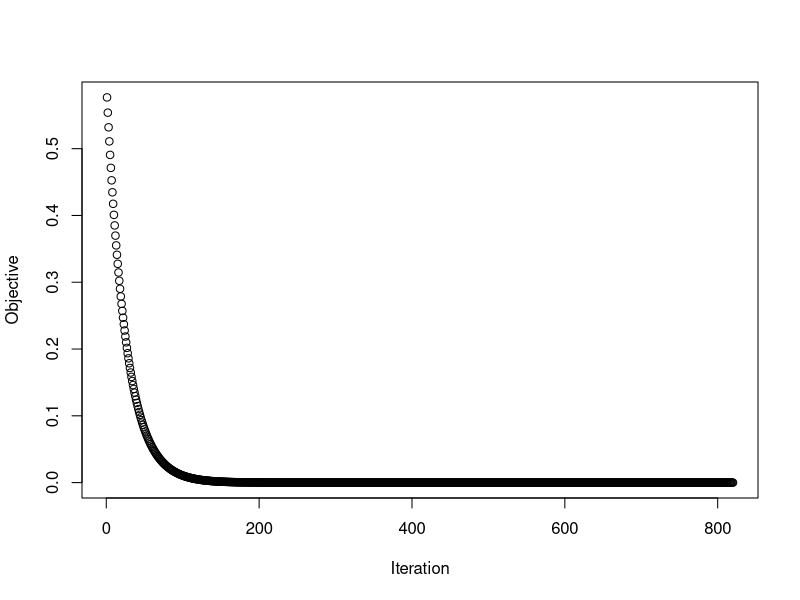

This chart was generated by the following R code:
## ---- chunk 1
knitr::opts_chunk$set(echo = TRUE)
## ---- chunk 2
x0 <- runif(1,0,1)
T <- 1000
t <- 0.01
x <- x0
tao <- 1e-9
obj <- numeric(length=T)
for (i in 1:T){
    obj[i] <- x^2
    xnew <- x-t*2*x
    if (abs(xnew-x)<tao){
        break
    }
    x <- xnew
}
obj <- obj[1:i]
plot(obj,xlab='Iteration',ylab='Objective')
